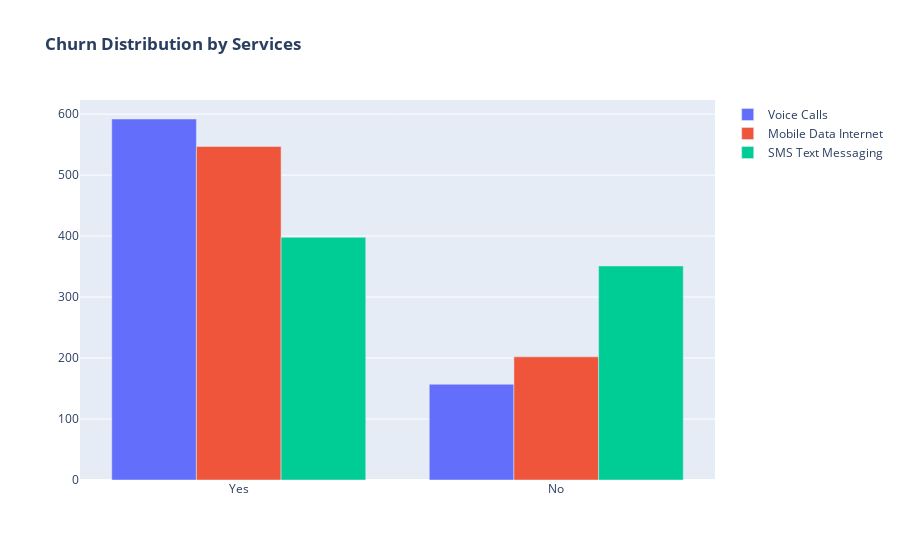

Here is the notebook cell this chart was saved with:
### Markdown cell above
Churn Distribution w.r.t. Voice Calls, Mobile Data Internet, and SMS Text Messaging

### Code cell
# Create a list of unique values in the 'Churn' column
churn_values = ['Yes', 'No']
voice = data['Voice_Calls'].value_counts()
mobile_data = data['Mobile_Data_Internet'].value_counts()
SMS_messaging = data['SMS_Text_Messaging'].value_counts()
fig = go.Figure()

# Voice Calls
fig.add_trace(go.Bar(    
    x=churn_values,
    y=voice,
    name='Voice Calls'
))

# Mobile Data Internet
fig.add_trace(go.Bar(
    x=churn_values,
    y=mobile_data,
    name='Mobile Data Internet'
))

# SMS Text Messaging
fig.add_trace(go.Bar(
    x=churn_values,
    y=SMS_messaging,
    name='SMS Text Messaging'
))

fig.update_layout(title_text="<b>Churn Distribution by Services</b>")

fig.show()
# data['SMS_Text_Messaging'].value_counts()
# fig = go.Figure()

# fig.add_trace(go.Bar(
#   x = [['Churn:No', 'Churn:No', 'Churn:Yes', 'Churn:Yes'],
#        ["Female", "Male", "Female", "Male"]],
#   y = [965, 992, 219, 240],
#   name = 'DSL',
# ))

# fig.add_trace(go.Bar(
#   x = [['Churn:No', 'Churn:No', 'Churn:Yes', 'Churn:Yes'],
#        ["Female", "Male", "Female", "Male"]],
#   y = [889, 910, 664, 633],
#   name = 'Fiber optic',
# ))

# fig.add_trace(go.Bar(
#   x = [['Churn:No', 'Churn:No', 'Churn:Yes', 'Churn:Yes'],
#        ["Female", "Male", "Female", "Male"]],
#   y = [690, 717, 56, 57],
#   name = 'No Internet',
# ))

# fig.update_layout(title_text="<b>Churn Distribution w.r.t. Internet Service and Gender</b>")

# fig.show()

### Figure 1 — Plotly figure (JSON) as saved in the notebook; plotly's stock layout.template omitted (floating-point values rounded to 4 significant figures)
{"data": [{"name": "Voice Calls", "type": "bar", "x": ["Yes", "No"], "y": [592, 157]}, {"name": "Mobile Data Internet", "type": "bar", "x": ["Yes", "No"], "y": [547, 202]}, {"name": "SMS Text Messaging", "type": "bar", "x": ["Yes", "No"], "y": [398, 351]}], "layout": {"title": {"text": "<b>Churn Distribution by Services</b>"}}}
